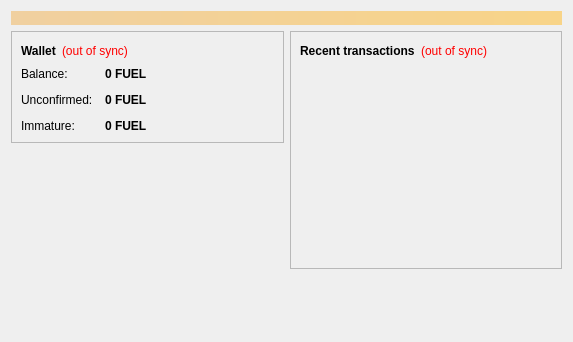
<?xml version="1.0" encoding="UTF-8"?>
<ui version="4.0">
 <class>OverviewPage</class>
 <widget class="QWidget" name="OverviewPage">
  <property name="geometry">
   <rect>
    <x>0</x>
    <y>0</y>
    <width>573</width>
    <height>342</height>
   </rect>
  </property>
  <property name="windowTitle">
   <string>Form</string>
  </property>
  <layout class="QVBoxLayout" name="topLayout">
   <item>
    <widget class="QLabel" name="labelAlerts">
     <property name="visible">
      <bool>false</bool>
     </property>
     <property name="styleSheet">
      <string notr="true">background-color: qlineargradient(x1: 0, y1: 0, x2: 1, y2: 0, stop:0 #F0D0A0, stop:1 #F8D488); color:#000000;</string>
     </property>
     <property name="wordWrap">
      <bool>true</bool>
     </property>
     <property name="margin">
      <number>3</number>
     </property>
    </widget>
   </item>
   <item>
    <layout class="QHBoxLayout" name="horizontalLayout" stretch="1,1">
     <item>
      <layout class="QVBoxLayout" name="verticalLayout_2">
       <item>
        <widget class="QFrame" name="frame">
         <property name="frameShape">
          <enum>QFrame::StyledPanel</enum>
         </property>
         <property name="frameShadow">
          <enum>QFrame::Raised</enum>
         </property>
         <layout class="QVBoxLayout" name="verticalLayout_4">
          <item>
           <layout class="QHBoxLayout" name="horizontalLayout_4">
            <item>
             <widget class="QLabel" name="label_5">
              <property name="font">
               <font>
                <weight>75</weight>
                <bold>true</bold>
               </font>
              </property>
              <property name="text">
               <string>Wallet</string>
              </property>
             </widget>
            </item>
            <item>
             <widget class="QLabel" name="labelWalletStatus">
              <property name="toolTip">
               <string>The displayed information may be out of date. Your wallet automatically synchronizes with the Bitcoin network after a connection is established, but this process has not completed yet.</string>
              </property>
              <property name="styleSheet">
               <string notr="true">QLabel { color: red; }</string>
              </property>
              <property name="text">
               <string notr="true">(out of sync)</string>
              </property>
              <property name="alignment">
               <set>Qt::AlignLeading|Qt::AlignLeft|Qt::AlignVCenter</set>
              </property>
             </widget>
            </item>
            <item>
             <spacer name="horizontalSpacer_2">
              <property name="orientation">
               <enum>Qt::Horizontal</enum>
              </property>
              <property name="sizeHint" stdset="0">
               <size>
                <width>40</width>
                <height>20</height>
               </size>
              </property>
             </spacer>
            </item>
           </layout>
          </item>
          <item>
           <layout class="QFormLayout" name="formLayout_2">
            <property name="fieldGrowthPolicy">
             <enum>QFormLayout::AllNonFixedFieldsGrow</enum>
            </property>
            <property name="horizontalSpacing">
             <number>12</number>
            </property>
            <property name="verticalSpacing">
             <number>12</number>
            </property>
            <item row="0" column="0">
             <widget class="QLabel" name="label">
              <property name="text">
               <string>Balance:</string>
              </property>
             </widget>
            </item>
            <item row="0" column="1">
             <widget class="QLabel" name="labelBalance">
              <property name="font">
               <font>
                <weight>75</weight>
                <bold>true</bold>
               </font>
              </property>
              <property name="cursor">
               <cursorShape>IBeamCursor</cursorShape>
              </property>
              <property name="toolTip">
               <string>Your current balance</string>
              </property>
              <property name="text">
               <string notr="true">0 FUEL</string>
              </property>
              <property name="textInteractionFlags">
               <set>Qt::LinksAccessibleByMouse|Qt::TextSelectableByKeyboard|Qt::TextSelectableByMouse</set>
              </property>
             </widget>
            </item>
            <item row="1" column="0">
             <widget class="QLabel" name="label_3">
              <property name="text">
               <string>Unconfirmed:</string>
              </property>
             </widget>
            </item>
            <item row="1" column="1">
             <widget class="QLabel" name="labelUnconfirmed">
              <property name="font">
               <font>
                <weight>75</weight>
                <bold>true</bold>
               </font>
              </property>
              <property name="cursor">
               <cursorShape>IBeamCursor</cursorShape>
              </property>
              <property name="toolTip">
               <string>Total of transactions that have yet to be confirmed, and do not yet count toward the current balance</string>
              </property>
              <property name="text">
               <string notr="true">0 FUEL</string>
              </property>
              <property name="textInteractionFlags">
               <set>Qt::LinksAccessibleByMouse|Qt::TextSelectableByKeyboard|Qt::TextSelectableByMouse</set>
              </property>
             </widget>
            </item>
            <item row="2" column="0">
             <widget class="QLabel" name="labelImmatureText">
              <property name="text">
               <string>Immature:</string>
              </property>
             </widget>
            </item>
            <item row="2" column="1">
             <widget class="QLabel" name="labelImmature">
              <property name="font">
               <font>
                <weight>75</weight>
                <bold>true</bold>
               </font>
              </property>
              <property name="toolTip">
               <string>Mined balance that has not yet matured</string>
              </property>
              <property name="text">
               <string notr="true">0 FUEL</string>
              </property>
              <property name="textInteractionFlags">
               <set>Qt::LinksAccessibleByMouse|Qt::TextSelectableByKeyboard|Qt::TextSelectableByMouse</set>
              </property>
             </widget>
            </item>
           </layout>
          </item>
         </layout>
        </widget>
       </item>
       <item>
        <spacer name="verticalSpacer">
         <property name="orientation">
          <enum>Qt::Vertical</enum>
         </property>
         <property name="sizeHint" stdset="0">
          <size>
           <width>20</width>
           <height>40</height>
          </size>
         </property>
        </spacer>
       </item>
      </layout>
     </item>
     <item>
      <layout class="QVBoxLayout" name="verticalLayout_3">
       <item>
        <widget class="QFrame" name="frame_2">
         <property name="frameShape">
          <enum>QFrame::StyledPanel</enum>
         </property>
         <property name="frameShadow">
          <enum>QFrame::Raised</enum>
         </property>
         <layout class="QVBoxLayout" name="verticalLayout">
          <item>
           <layout class="QHBoxLayout" name="horizontalLayout_2">
            <item>
             <widget class="QLabel" name="label_4">
              <property name="text">
               <string>&lt;b&gt;Recent transactions&lt;/b&gt;</string>
              </property>
             </widget>
            </item>
            <item>
             <widget class="QLabel" name="labelTransactionsStatus">
              <property name="toolTip">
               <string>The displayed information may be out of date. Your wallet automatically synchronizes with the Bitcoin network after a connection is established, but this process has not completed yet.</string>
              </property>
              <property name="styleSheet">
               <string notr="true">QLabel { color: red; }</string>
              </property>
              <property name="text">
               <string notr="true">(out of sync)</string>
              </property>
              <property name="alignment">
               <set>Qt::AlignRight|Qt::AlignTrailing|Qt::AlignVCenter</set>
              </property>
             </widget>
            </item>
            <item>
             <spacer name="horizontalSpacer">
              <property name="orientation">
               <enum>Qt::Horizontal</enum>
              </property>
              <property name="sizeHint" stdset="0">
               <size>
                <width>40</width>
                <height>20</height>
               </size>
              </property>
             </spacer>
            </item>
           </layout>
          </item>
          <item>
           <widget class="QListView" name="listTransactions">
            <property name="styleSheet">
             <string notr="true">QListView { background: transparent; }</string>
            </property>
            <property name="frameShape">
             <enum>QFrame::NoFrame</enum>
            </property>
            <property name="verticalScrollBarPolicy">
             <enum>Qt::ScrollBarAlwaysOff</enum>
            </property>
            <property name="horizontalScrollBarPolicy">
             <enum>Qt::ScrollBarAlwaysOff</enum>
            </property>
            <property name="selectionMode">
             <enum>QAbstractItemView::NoSelection</enum>
            </property>
           </widget>
          </item>
         </layout>
        </widget>
       </item>
       <item>
        <spacer name="verticalSpacer_2">
         <property name="orientation">
          <enum>Qt::Vertical</enum>
         </property>
         <property name="sizeHint" stdset="0">
          <size>
           <width>20</width>
           <height>40</height>
          </size>
         </property>
        </spacer>
       </item>
      </layout>
     </item>
    </layout>
   </item>
  </layout>
 </widget>
 <resources/>
 <connections/>
</ui>
